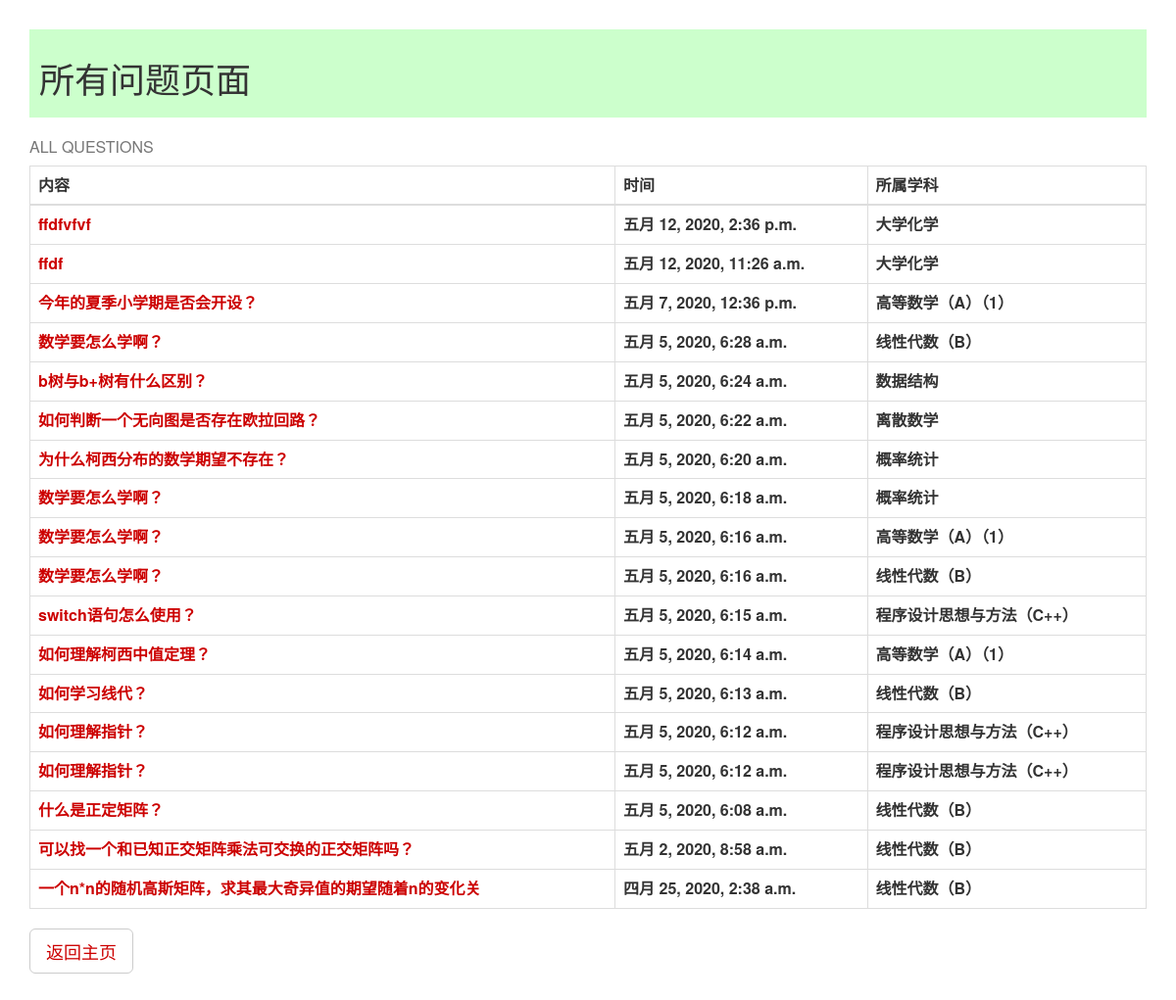
Before: /qas_system/all_question/ with the older database file.
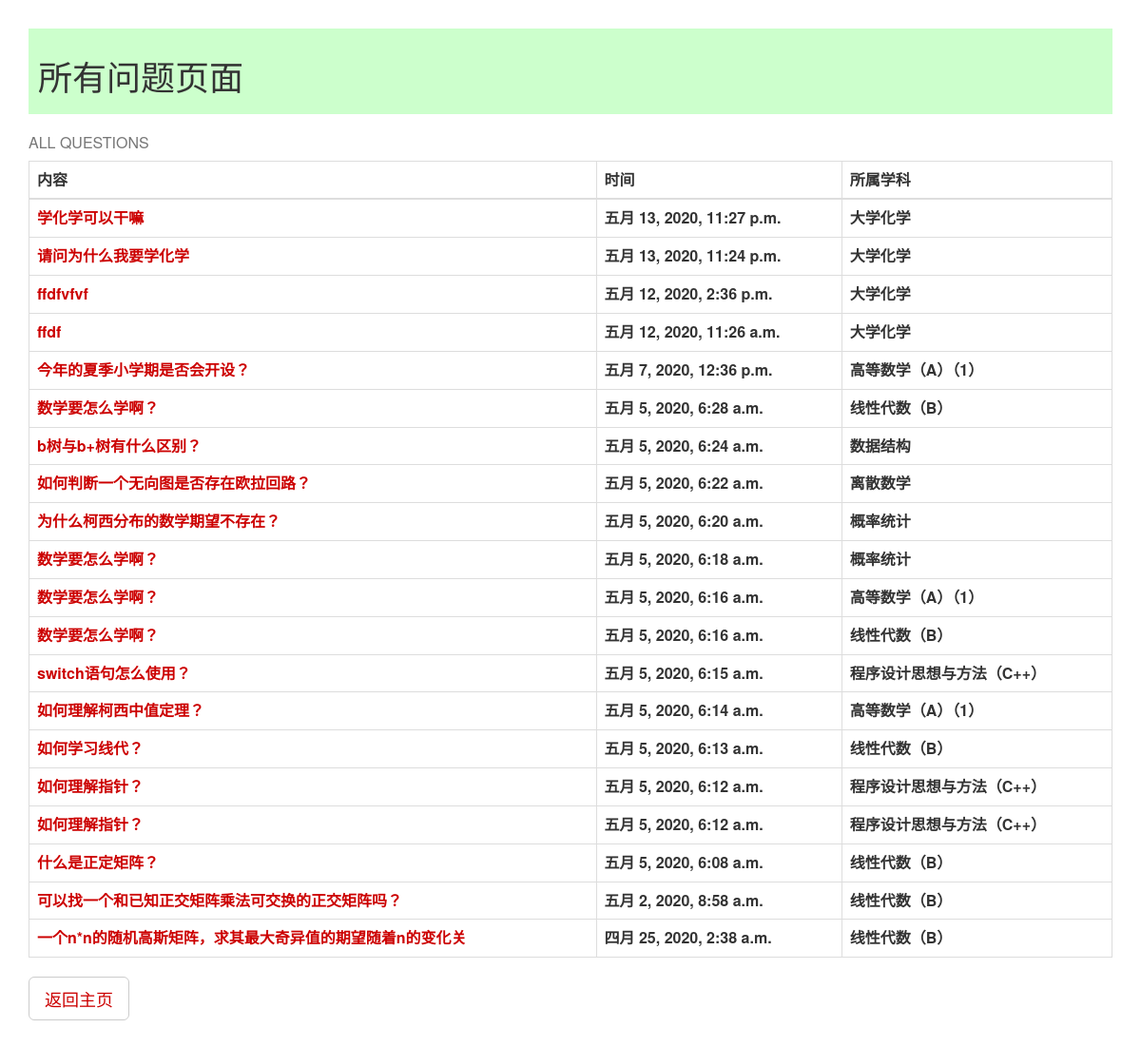
After: the same page with the newer database file.
### qas_system/models.py (models this page shows, shortened)
class Question(models.Model):
    question_title = models.CharField(verbose_name='标题', max_length=30, blank=False)
    question_text = RichTextField(verbose_name='具体描述')
    question_subject = models.ForeignKey('Subject', verbose_name='科目', on_delete=models.CASCADE)
    pub_date = models.DateTimeField(auto_now=True, verbose_name='提问日期')
    page_views = models.PositiveIntegerField(default=0, verbose_name='浏览量')
    questioner = models.ForeignKey('User', verbose_name='提问者', on_delete=models.CASCADE)
    good_num = models.IntegerField(default=0, verbose_name='点赞量')

class Subject(models.Model):
    name = models.CharField(max_length=30, unique=True, verbose_name='科目名称')
    def __str__(self):
        return self.name

### qas_system/views.py (the view)
# urls.py: path('all_question/', views.all_question),  # 浏览所有问题 按照时间顺序排列
def all_question(request):
    all_question_list = Question.objects.all().order_by('-pub_date')
    return render(request, 'all_question.html', {'all_question_list': all_question_list})

### templates/all_question.html (shortened to what this page needs)
<html>
<head>
    <link rel="stylesheet" href="https://cdnjs.cloudflare.com/ajax/libs/twitter-bootstrap/3.3.7/css/bootstrap.min.css">
    <link rel="stylesheet" href="https://cdn.staticfile.org/twitter-bootstrap/3.3.7/css/bootstrap.min.css">
</head>
<body>
<div class="all">
<div class="tt">
    <h1> 所有问题页面</h1>
</div>
<table class="table table-bordered">
	<caption>ALL QUESTIONS</caption>
	<thead>
		<tr>
			<th>内容</th>
			<th>时间</th>
			<th>所属学科</th>
		</tr>
	</thead>
	<tbody>
     {% if all_question_list %}
     {% for question in all_question_list %}
     <tr>
     <th> <a href="/qas_system/question/{{ question.id }}/">{{ question.question_title }}<br></a> </th>
     <th>{{ question.pub_date }}<br> </th>
     <th>{{ question.question_subject }} <br> </th>
     </tr>
                {% endfor %}
                {% else %}
      <p> 未找到结果, 点击下面的链接返回。</p>
     <div class="button"> <a href="/qas_system/select/", target="_self">返回筛选页面</a> </div>
     <div class="button"> <a href="/qas_system/", target="_self">返回主页</a> </div>
      {% endif %}
	</tbody>
</table>
<p>
    <button type="button" class="btn btn-default btn-lg "><a href="/qas_system/", target="_self">返回主页</a></button>
</p>
</div>
</body>
</html>

### templates/all_question.html (style rules this page uses)
body { background-size: 80%; }
.all { padding:30px; }
.tt { padding:10px; background-color: #ccffcc; vertical-align: middle; }
a:link { text-decoration:none; color: #CC0000; }

Changed rows visible on the page:
added Question: question_title "学化学可以干嘛", pub_date "五月 13, 2020, 11:27 p.m.", question_subject "大学化学"
added Question: question_title "请问为什么我要学化学", pub_date "五月 13, 2020, 11:24 p.m.", question_subject "大学化学"
